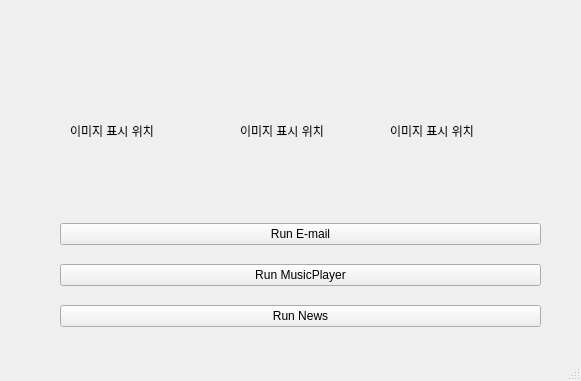
<?xml version="1.0" encoding="UTF-8"?>
<ui version="4.0">
 <class>MainWindow</class>
 <widget class="QMainWindow" name="MainWindow">
  <property name="geometry">
   <rect>
    <x>0</x>
    <y>0</y>
    <width>581</width>
    <height>381</height>
   </rect>
  </property>
  <property name="windowTitle">
   <string>MainWindow</string>
  </property>
  <widget class="QWidget" name="centralwidget">
   <widget class="QLabel" name="label_icon1">
    <property name="geometry">
     <rect>
      <x>70</x>
      <y>50</y>
      <width>141</width>
      <height>161</height>
     </rect>
    </property>
    <property name="text">
     <string>이미지 표시 위치</string>
    </property>
   </widget>
   <widget class="QWidget" name="verticalLayoutWidget">
    <property name="geometry">
     <rect>
      <x>60</x>
      <y>210</y>
      <width>481</width>
      <height>131</height>
     </rect>
    </property>
    <layout class="QVBoxLayout" name="verticalLayout">
     <item>
      <widget class="QPushButton" name="btn_run_email">
       <property name="text">
        <string>Run E-mail</string>
       </property>
      </widget>
     </item>
     <item>
      <widget class="QPushButton" name="btn_run_musicplayer">
       <property name="text">
        <string>Run MusicPlayer</string>
       </property>
      </widget>
     </item>
     <item>
      <widget class="QPushButton" name="btn_run_news">
       <property name="text">
        <string>Run News</string>
       </property>
      </widget>
     </item>
    </layout>
   </widget>
   <widget class="QLabel" name="label_icon3">
    <property name="geometry">
     <rect>
      <x>390</x>
      <y>50</y>
      <width>141</width>
      <height>161</height>
     </rect>
    </property>
    <property name="text">
     <string>이미지 표시 위치</string>
    </property>
   </widget>
   <widget class="QLabel" name="label_icon2">
    <property name="geometry">
     <rect>
      <x>240</x>
      <y>50</y>
      <width>141</width>
      <height>161</height>
     </rect>
    </property>
    <property name="text">
     <string>이미지 표시 위치</string>
    </property>
   </widget>
  </widget>
  <widget class="QMenuBar" name="menubar">
   <property name="geometry">
    <rect>
     <x>0</x>
     <y>0</y>
     <width>581</width>
     <height>21</height>
    </rect>
   </property>
  </widget>
  <widget class="QStatusBar" name="statusbar"/>
 </widget>
 <resources/>
 <connections/>
</ui>
